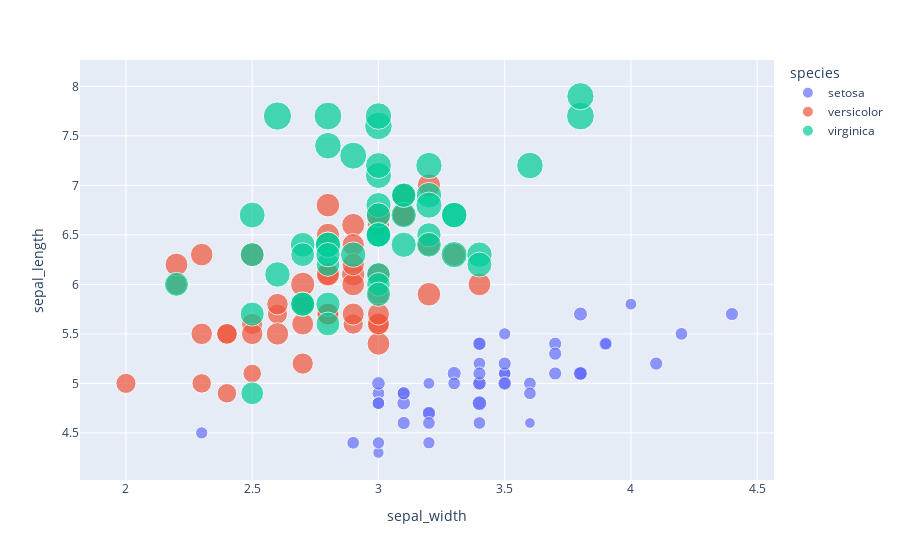

Notebook code cell kept with this figure:
### Markdown cell above
#### size parameter and hover data
Totally 4 dimensions with more hover data

### Code cell
px.scatter(iris, x="sepal_width", y="sepal_length", color="species", 
           size="petal_length", hover_data=['petal_width'])

### Figure 1 — Plotly figure (JSON) as saved in the notebook; plotly's stock layout.template omitted (floating-point values rounded to 4 significant figures)
{"data": [{"customdata": [[0.2], [0.2], [0.2], [0.2], [0.2], [0.4], [0.3], [0.2], [0.2], [0.1], [0.2], [0.2], [0.1], [0.1], [0.2], [0.4], [0.4], [0.3], [0.3], [0.3], [0.2], [0.4], [0.2], [0.5], [0.2], [0.2], [0.4], [0.2], [0.2], [0.2], [0.2], [0.4], [0.1], [0.2], [0.2], [0.2], [0.2], [0.1], [0.2], [0.2], [0.3], [0.3], [0.2], [0.6], [0.4], [0.3], [0.2], [0.2], [0.2], [0.2]], "hovertemplate": "species=setosa<br>sepal_width=%{x}<br>sepal_length=%{y}<br>petal_length=%{marker.size}<br>petal_width=%{customdata[0]}<extra></extra>", "legendgroup": "setosa", "marker": {"color": "#636efa", "size": [1.4, 1.4, 1.3, 1.5, 1.4, 1.7, 1.4, 1.5, 1.4, 1.5, 1.5, 1.6, 1.4, 1.1, 1.2, 1.5, 1.3, 1.4, 1.7, 1.5, 1.7, 1.5, 1, 1.7, 1.9, 1.6, 1.6, 1.5, 1.4, 1.6, 1.6, 1.5, 1.5, 1.4, 1.5, 1.2, 1.3, 1.4, 1.3, 1.5, 1.3, 1.3, 1.3, 1.6, 1.9, 1.4, 1.6, 1.4, 1.5, 1.4], "sizemode": "area", "sizeref": 0.01725, "symbol": "circle"}, "mode": "markers", "name": "setosa", "orientation": "v", "showlegend": true, "type": "scatter", "x": [3.5, 3, 3.2, 3.1, 3.6, 3.9, 3.4, 3.4, 2.9, 3.1, 3.7, 3.4, 3, 3, 4, 4.4, 3.9, 3.5, 3.8, 3.8, 3.4, 3.7, 3.6, 3.3, 3.4, 3, 3.4, 3.5, 3.4, 3.2, 3.1, 3.4, 4.1, 4.2, 3.1, 3.2, 3.5, 3.6, 3, 3.4, 3.5, 2.3, 3.2, 3.5, 3.8, 3, 3.8, 3.2, 3.7, 3.3], "xaxis": "x", "y": [5.1, 4.9, 4.7, 4.6, 5, 5.4, 4.6, 5, 4.4, 4.9, 5.4, 4.8, 4.8, 4.3, 5.8, 5.7, 5.4, 5.1, 5.7, 5.1, 5.4, 5.1, 4.6, 5.1, 4.8, 5, 5, 5.2, 5.2, 4.7, 4.8, 5.4, 5.2, 5.5, 4.9, 5, 5.5, 4.9, 4.4, 5.1, 5, 4.5, 4.4, 5, 5.1, 4.8, 5.1, 4.6, 5.3, 5], "yaxis": "y"}, {"customdata": [[1.4], [1.5], [1.5], [1.3], [1.5], [1.3], [1.6], [1], [1.3], [1.4], [1], [1.5], [1], [1.4], [1.3], [1.4], [1.5], [1], [1.5], [1.1], [1.8], [1.3], [1.5], [1.2], [1.3], [1.4], [1.4], [1.7], [1.5], [1], [1.1], [1], [1.2], [1.6], [1.5], [1.6], [1.5], [1.3], [1.3], [1.3], [1.2], [1.4], [1.2], [1], [1.3], [1.2], [1.3], [1.3], [1.1], [1.3]], "hovertemplate": "species=versicolor<br>sepal_width=%{x}<br>sepal_length=%{y}<br>petal_length=%{marker.size}<br>petal_width=%{customdata[0]}<extra></extra>", "legendgroup": "versicolor", "marker": {"color": "#EF553B", "size": [4.7, 4.5, 4.9, 4, 4.6, 4.5, 4.7, 3.3, 4.6, 3.9, 3.5, 4.2, 4, 4.7, 3.6, 4.4, 4.5, 4.1, 4.5, 3.9, 4.8, 4, 4.9, 4.7, 4.3, 4.4, 4.8, 5, 4.5, 3.5, 3.8, 3.7, 3.9, 5.1, 4.5, 4.5, 4.7, 4.4, 4.1, 4, 4.4, 4.6, 4, 3.3, 4.2, 4.2, 4.2, 4.3, 3, 4.1], "sizemode": "area", "sizeref": 0.01725, "symbol": "circle"}, "mode": "markers", "name": "versicolor", "orientation": "v", "showlegend": true, "type": "scatter", "x": [3.2, 3.2, 3.1, 2.3, 2.8, 2.8, 3.3, 2.4, 2.9, 2.7, 2, 3, 2.2, 2.9, 2.9, 3.1, 3, 2.7, 2.2, 2.5, 3.2, 2.8, 2.5, 2.8, 2.9, 3, 2.8, 3, 2.9, 2.6, 2.4, 2.4, 2.7, 2.7, 3, 3.4, 3.1, 2.3, 3, 2.5, 2.6, 3, 2.6, 2.3, 2.7, 3, 2.9, 2.9, 2.5, 2.8], "xaxis": "x", "y": [7, 6.4, 6.9, 5.5, 6.5, 5.7, 6.3, 4.9, 6.6, 5.2, 5, 5.9, 6, 6.1, 5.6, 6.7, 5.6, 5.8, 6.2, 5.6, 5.9, 6.1, 6.3, 6.1, 6.4, 6.6, 6.8, 6.7, 6, 5.7, 5.5, 5.5, 5.8, 6, 5.4, 6, 6.7, 6.3, 5.6, 5.5, 5.5, 6.1, 5.8, 5, 5.6, 5.7, 5.7, 6.2, 5.1, 5.7], "yaxis": "y"}, {"customdata": [[2.5], [1.9], [2.1], [1.8], [2.2], [2.1], [1.7], [1.8], [1.8], [2.5], [2], [1.9], [2.1], [2], [2.4], [2.3], [1.8], [2.2], [2.3], [1.5], [2.3], [2], [2], [1.8], [2.1], [1.8], [1.8], [1.8], [2.1], [1.6], [1.9], [2], [2.2], [1.5], [1.4], [2.3], [2.4], [1.8], [1.8], [2.1], [2.4], [2.3], [1.9], [2.3], [2.5], [2.3], [1.9], [2], [2.3], [1.8]], "hovertemplate": "species=virginica<br>sepal_width=%{x}<br>sepal_length=%{y}<br>petal_length=%{marker.size}<br>petal_width=%{customdata[0]}<extra></extra>", "legendgroup": "virginica", "marker": {"color": "#00cc96", "size": [6, 5.1, 5.9, 5.6, 5.8, 6.6, 4.5, 6.3, 5.8, 6.1, 5.1, 5.3, 5.5, 5, 5.1, 5.3, 5.5, 6.7, 6.9, 5, 5.7, 4.9, 6.7, 4.9, 5.7, 6, 4.8, 4.9, 5.6, 5.8, 6.1, 6.4, 5.6, 5.1, 5.6, 6.1, 5.6, 5.5, 4.8, 5.4, 5.6, 5.1, 5.1, 5.9, 5.7, 5.2, 5, 5.2, 5.4, 5.1], "sizemode": "area", "sizeref": 0.01725, "symbol": "circle"}, "mode": "markers", "name": "virginica", "orientation": "v", "showlegend": true, "type": "scatter", "x": [3.3, 2.7, 3, 2.9, 3, 3, 2.5, 2.9, 2.5, 3.6, 3.2, 2.7, 3, 2.5, 2.8, 3.2, 3, 3.8, 2.6, 2.2, 3.2, 2.8, 2.8, 2.7, 3.3, 3.2, 2.8, 3, 2.8, 3, 2.8, 3.8, 2.8, 2.8, 2.6, 3, 3.4, 3.1, 3, 3.1, 3.1, 3.1, 2.7, 3.2, 3.3, 3, 2.5, 3, 3.4, 3], "xaxis": "x", "y": [6.3, 5.8, 7.1, 6.3, 6.5, 7.6, 4.9, 7.3, 6.7, 7.2, 6.5, 6.4, 6.8, 5.7, 5.8, 6.4, 6.5, 7.7, 7.7, 6, 6.9, 5.6, 7.7, 6.3, 6.7, 7.2, 6.2, 6.1, 6.4, 7.2, 7.4, 7.9, 6.4, 6.3, 6.1, 7.7, 6.3, 6.4, 6, 6.9, 6.7, 6.9, 5.8, 6.8, 6.7, 6.7, 6.3, 6.5, 6.2, 5.9], "yaxis": "y"}], "layout": {"legend": {"itemsizing": "constant", "title": {"text": "species"}, "tracegroupgap": 0}, "margin": {"t": 60}, "xaxis": {"anchor": "y", "domain": [0, 1], "title": {"text": "sepal_width"}}, "yaxis": {"anchor": "x", "domain": [0, 1], "title": {"text": "sepal_length"}}}}
